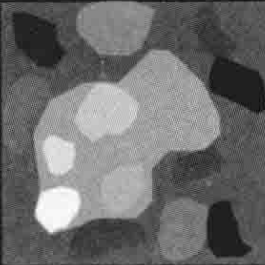
#> input picture expriment_3/Threshold_Partition/stone.png, 265 x 265 px
$ python tp.py
#> lines starting #> are read from the running program, lines starting #| are printed output that depends on the picture
from PIL import Image
from numpy import asarray
import matplotlib.pyplot as plt
import matplotlib.cm as cm
import numpy as np
import os
import logging
format ="%(asctime)s.%(msecs)05d : %(message)s"
logging.basicConfig(format=format,level=logging.INFO,datefmt="%H:%M:%S")
ROOT_PATH = "/Data/Rice_Bowl/Python/Cv_class_experiment-master/expriment_3/Thershold_Partition"

def Get_Partition(img):
    grey_value, grey_count = np.unique(img, return_counts=True)
    # 获得图像的灰度值，以及对应的计数
    grey_map = {grey_value[i]: grey_count[i] for i in range(len(grey_value))}
    # 创建灰度映射的字典
    histgram = []
    # 创建灰度直方图
    for i in range(256):
        try:
            histgram.append(grey_map[i])
        #     如果字典中的项存在，则添加到直方图中
        except:
            histgram.append(0)
        #     不存在那么该灰度为0
    plt.bar(range(len(histgram)), histgram)
    # 展示灰度图

    z1 = np.polyfit(range(len(histgram)), histgram, 40)
    p1 = np.poly1d(z1)
    # 多项式子拟合
    test_val = p1(range(len(histgram)))
    # 存储多项式拟合结果
    a = np.polyder(p1)
    der_fun = np.poly1d(a)
    # 求导数的根
    roots = np.roots(der_fun)
    real_roots = [int(n) for n in roots if (n.imag == 0) & (n.real < 256) & (n.real > 0)]
    # 在根中筛选二阶导数大于0的点
    der_2_fun = np.poly1d(np.polyder(der_fun))
    min_points = [n for n in real_roots if der_2_fun(n) > 0]

    plt.clf()
    plt.plot(range(len(histgram)), test_val, '#DE9717', label="fitting line")
    plt.bar(range(len(histgram)), histgram, color='#1F77B4', label='histgram')
    plt.scatter(min_points, p1(min_points).tolist(), s=[15] * len(min_points), color='r', label='partition point')
    plt.legend()
    plt.title("histgram and fitting result of " + str(len(p1)))
    plt.savefig("fitting_" + str(len(p1)))
    # plt.show()
    # 显示灰度分布图像以及极小值点（划分）
    plt.clf()
    return min_points

def Threshold_Partion(img = None,thresholds = [40,88,120,210],fname = 'stone'):
    thresholds.sort()
    # 整理阈值（可能多个）
    for i, T_1 in enumerate(thresholds):
        # 遍历所有阈值数组
        try:
            T_2 = thresholds[i + 1]
            # 对于有多个阈值的情况下，取出前一个阈值（划分为段）
            img = np.where(((T_1 < img) & (img < T_2)), ((T_1) + (T_2)) / 2, img)
            #  对于在T1T2阈值范围内的元素记录为两阈值的中间值。
        except:
            if i == 0:
                # 仅有一个阈值的情况
                img = np.where(img < T_1, T_1 / 2, (T_1 + 255) / 2)
            else:
                # 多个阈值且前边阈值段已经划分完成
                img = np.where(img > T_1, (T_1 + 255) / 2, img)

    name_str = fname + '_' + str(thresholds)
    plt.imshow(img, cmap=cm.gray)
    plt.title(name_str)
    plt.savefig(name_str)
    plt.show()
    plt.clf()


pil_im = Image.open('stone.png').convert('L')
img = asarray(pil_im)
Partition = Get_Partition(img)
#> in Get_Partition, `grey_value, grey_count = np.unique(img, return_counts=True)`: grey_value = 244 values from 7 to 255; grey_count = 244 values, max 2466 at index 20, min 1 at index 0, mean 287.8
#> in Get_Partition, `grey_map = {grey_value[i]: grey_count[i] for i in range(len(grey_value..`: grey_map = 244 items
#> after the loop in Get_Partition, `for i in range(256):`: histgram = 256 values, max 2466 at index 32, min 0 at index 0, mean 274.3
#> in Get_Partition, `z1 = np.polyfit(range(len(histgram)), histgram, 40)`: z1 = 41 values, max 62.01 at index 38, min -140.3 at index 39, mean -0.908
#> in Get_Partition, `test_val = p1(range(len(histgram)))`: test_val = 256 values, max 1158.5 at index 83, min -65.79 at index 15, mean 274.3
#> in Get_Partition, `real_roots = [int(n) for n in roots if (n.imag == 0) & (n.real < 256) ..`: real_roots = [254, 251, 246, 229, 217, 208, 193, 181, 160, 139, 126, 110, 82, 52, 33, 15, 7, 1]
#> in Get_Partition, `min_points = [n for n in real_roots if der_2_fun(n) > 0]`: min_points = [251, 229, 208, 181, 139, 110, 52, 15, 1]
#> in Get_Partition, `plt.savefig("fitting_" + str(len(p1)))`:
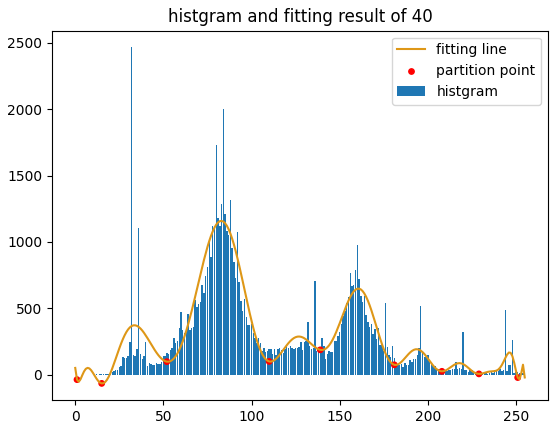
#> figure drawn by matplotlib, 1 panel; tallest bar 2466 high, from x = 31.6 to 32.4; curve peaks at x = 83, y = 1158.5
#> Partition = [251, 229, 208, 181, 139, 110, 52, 15, 1]
Threshold_Partion(img,Partition,'stone')
#> the loop in Threshold_Partion, `for i, T_1 in enumerate(thresholds):` made 9 passes
#> (T_1, T_2) on passes 1 to 8: (1, 15), (15, 52), (52, 110), (110, 139), (139, 181), (181, 208), (208, 229), (229, 251)
#> T_1 on pass 9: 251
#> pass 3, in Threshold_Partion, `img = np.where(((T_1 < img) & (img < T_2)), ((T_1) + (T_2)) / 2, img)`:
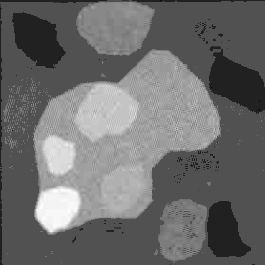
#> img: shape (265, 265) float64; min 8, max 255, mean 108.6

# test grey map
